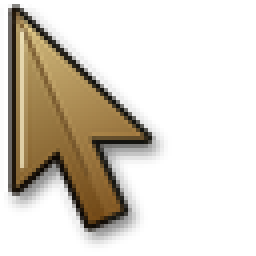
#> input picture launcher/assets/cursors/brass/arrow.png, 64 x 64 px (shown 4 times larger)
$ python -i build_cursors.py   (imports and definitions only)
#> lines starting #> are read from the running program, lines starting #| are printed output that depends on the picture
#> further down, picture is the input picture: PIL image 64x64 RGBA; mean R, G, B, A 32.3, 25.7, 14.9, 69.2
"""Draw the launcher/game mouse cursors and write .cur files.

Everything is painted from primitives here (no third-party or game imagery).
Each style has an arrow (the normal pointer) and a link pointer (over buttons).

usage: build_cursors.py [--out DIR] [--preview PNG] [--context SCREENSHOT]
"""
import argparse
import math
import struct
import sys
from pathlib import Path

HERE = Path(__file__).resolve().parent
ROOT = HERE.parent.parent.parent
sys.path.insert(0, str(ROOT / 'analysis/dev-python'))
from PIL import Image, ImageChops, ImageDraw, ImageFilter, ImageFont  # noqa: E402

UNITS = 64          # design grid
SS = 16             # supersampling: master canvas is 1024 px
MASTER = UNITS * SS
SIZES = (32, 48, 64)

INK = (22, 17, 10, 255)


# ------------------------------------------------------------------ helpers

def P(x, y):
    return (x * SS, y * SS)


def canvas():
    return Image.new('RGBA', (MASTER, MASTER), (0, 0, 0, 0))


# [55 lines left out: functions poly_mask, gradient, fill, outline, half_plane, tint_within, not called in this run]


def line(img, a, b, width, color):
    ImageDraw.Draw(img).line([P(*a), P(*b)], fill=color, width=max(1, int(width * SS)))


# [35 lines left out: functions disc, ring, bevelled_star, badge, not called in this run]


def shadow(img, offset=(1.4, 2.0), blur=1.6, opacity=0.55):
#> called with offset = (1.4, 2), blur = 1.6, opacity = 0.55
    alpha = img.getchannel('A').filter(ImageFilter.GaussianBlur(blur * SS))
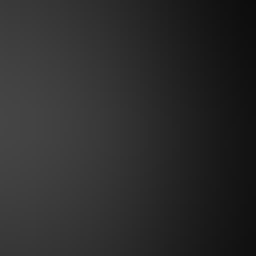
#> alpha: PIL image 64x64 L (shown 4 times larger); min 12, max 69, mean 43.4
    alpha = alpha.point(lambda v: int(v * opacity))
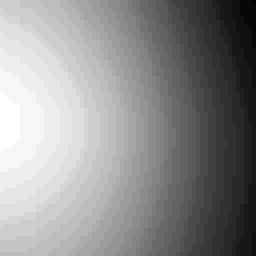
#> alpha: PIL image 64x64 L (shown 4 times larger); min 6, max 37, mean 23.4; drawn with min black and max white
    shifted = Image.new('L', img.size, 0)
#> shifted: PIL image 64x64 L; every value is 0
    shifted.paste(alpha, (int(offset[0] * SS), int(offset[1] * SS)))
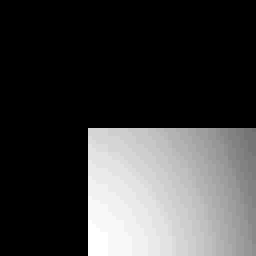
#> shifted: PIL image 64x64 L (shown 4 times larger); min 0, max 37, mean 9.4; drawn with min black and max white
    base = Image.new('RGBA', img.size, (0, 0, 0, 0))
#> base: PIL image 64x64 RGBA; every value is 0
    base.putalpha(shifted)
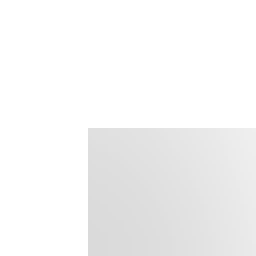
#> base: PIL image 64x64 RGBA (shown 4 times larger); mean R, G, B, A 0, 0, 0, 9.4; transparent parts drawn white
    base.alpha_composite(img)
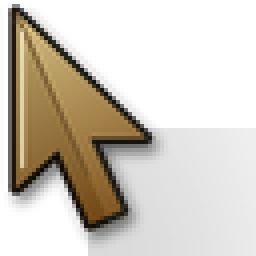
#> base: PIL image 64x64 RGBA (shown 4 times larger); mean R, G, B, A 32.3, 25.7, 14.9, 76.6; transparent parts drawn white
    return base


# ------------------------------------------------------------------- styles

ARROW = [(4, 3), (4, 47), (14.5, 37.5), (22.5, 56), (30.5, 52.5), (22.5, 34.5), (36.5, 34.5)]


# [44 lines left out: functions brass, reticle, not called in this run]


# The launcher offers these two; 'brass' is the default.
STYLES = [
    ('brass', 'Латунь', 'Полированная латунь с фаской, как эмблема лаунчера', brass),
    ('reticle', 'Прицел', 'Сетка оптического прицела; на кнопках — захват цели', reticle),
]


# --------------------------------------------------------------- .cur files

# [122 lines left out: functions dib_entry, write_cur, font, preview, main, not called in this run]


# [2 lines not run here, left out]

>>> from PIL import Image
>>> picture = Image.open('brass/arrow.png')
>>> result = shadow(picture)
